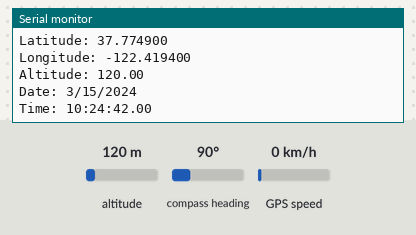
Bench run of a sketch on a simulated ESP32. On the bench: the last lines printed to the serial monitor. The test bench sets the inputs (shaded band); at power-on: altitude 120 m, compass heading 90°, GPS speed 0 km/h. The GPS gets a fix after 3 s at 37.7749, -122.4194 with 8 satellites; the modem accepts every AT command (registered, SIM ready, sends succeed) and sends nothing else.

Above: at 12.2 s.
12.3 s: altitude set to 20 m
At 13.31 s:
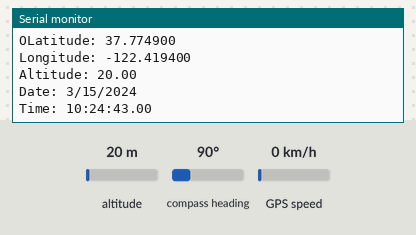
13.8 s: altitude set to 250 m
At 14.14 s:
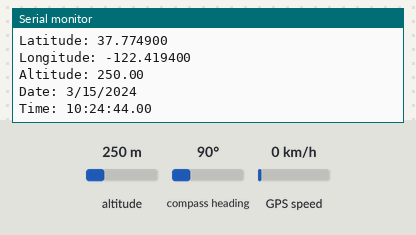
Timing chart, 0 to 16.8 s (numbered marks = the images above; inputs shaded):
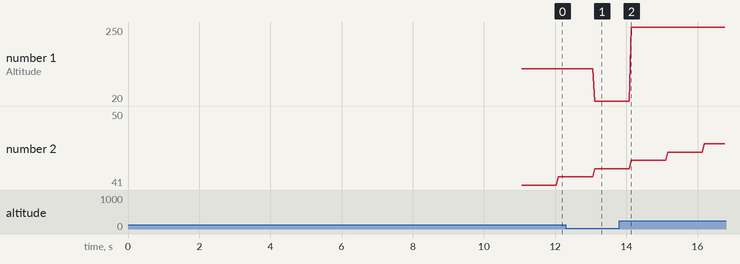

Measured:
- after the input at 12.3 s, the serial monitor: prints a new line after 0.81 s (image 1)
- after the input at 13.8 s, the serial monitor: prints a new line after 0.34 s (image 2)
- plotted number 1: 120 → 20 after the input at 12.3 s, 20 → 250 after the input at 13.8 s

The sketch:

gsm_gps_combined.ino
```cpp
#include <TinyGPS++.h>
#include <HardwareSerial.h>
#include "time.h"

// Create a TinyGPS++ object
TinyGPSPlus gps;
int GPSBaud = 115200;

String GOOGLE_SCRIPT_ID = "AKfycbynr9to217w9ZskeWa5WByCf9ZnYCA8S7_UZwAehWoOo6jo_JoSom7mf6rrfXRnEmqm";

// Create a hardware serial port
HardwareSerial A7670C(2);   // Use the appropriate UART port on ESP32 for communication
HardwareSerial gpsSerial(1); // Use UART1 (Serial1) on ESP32

const char* ntpServer = "pool.ntp.org";
const long gmtOffset_sec = 19800;
const int daylightOffset_sec = 0;


void setup()
{
 // pinMode(button1, INPUT_PULLUP);  // The button is normally HIGH, goes LOW when pressed
  A7670C.begin(115200, SERIAL_8N1, 16, 17);     // RX, TX pins on ESP32 (16, 17), 115200 baud
  Serial.begin(115200);
  delay(1000);

  gpsSerial.begin(GPSBaud, SERIAL_8N1, 1, 3);   // Start the GPS hardware serial port at the GPS's default baud
  Serial.begin(115200);    // Start the ESP32 hardware serial port at 9600 baud


  A7670C.write("AT+CCID");             // Send Ctrl+Z to indicate end of message
  delay(500);
  A7670C.write("AT+CREG?");             // Send Ctrl+Z to indicate end of message
  delay(500);
  A7670C.write("AT+CGATT=1");             // Send Ctrl+Z to indicate end of message
  delay(500);
  A7670C.write("AT+CGACT=1,1");             // Send Ctrl+Z to indicate end of message
  delay(500);
  A7670C.write("AT+CGDCONT=1,\"IP\",\"airtelgprs.com\"");             // Send Ctrl+Z to indicate end of message
  delay(8000);
}
void loop()
{
  SendHTTP();  //call gsm function

  if (A7670C.available())
  {   // Display communication from the module
    Serial.write(A7670C.read());
  }

  // This sketch displays information every time a new sentence is correctly encoded.
  while (gpsSerial.available() > 0)
    if (gps.encode(gpsSerial.read()))
      displayInfo();

  // If 5000 milliseconds pass and there are no characters coming in
  // over the serial port, show a "No GPS detected" error
  if (millis() > 5000 && gps.charsProcessed() < 10)
  {
    Serial.println("No GPS detected");
    while (true);
  }
}
void SendHTTP()
{
  String http_str = "AT+HTTPPARA=\"URL\",\"https://script.google.com/macros/s/"+GOOGLE_SCRIPT_ID+"/exec?"+"date=" + "0"+"\"\r\n";
  A7670C.print("AT+HTTPINIT\r\n");                   // Set the module to SMS mode
  delay(10);
  A7670C.print(http_str);   // Recipient's phone number (include country code)
  delay(10);
  A7670C.print("AT+HTTPACTION=0\r\n");   // Text to send
  delay(10);
  A7670C.write("AT+HTTPTERM\r\n");             // Send Ctrl+Z to indicate end of message
  delay(10);
}

void displayInfo()
{
  if (gps.location.isValid())
  {
    Serial.print("Latitude: ");
    Serial.println(gps.location.lat(), 6);
    Serial.print("Longitude: ");
    Serial.println(gps.location.lng(), 6);
    Serial.print("Altitude: ");
    Serial.println(gps.altitude.meters());
  }
  else
  {
    Serial.println("Location: Not Available");
  }

  Serial.print("Date: ");
  if (gps.date.isValid())
  {
    Serial.print(gps.date.month());
    Serial.print("/");
    Serial.print(gps.date.day());
    Serial.print("/");
    Serial.println(gps.date.year());
  }
  else
  {
    Serial.println("Not Available");
  }

  Serial.print("Time: ");
  if (gps.time.isValid())
  {
    if (gps.time.hour() < 10) Serial.print(F("0"));
    Serial.print(gps.time.hour());
    Serial.print(":");
    if (gps.time.minute() < 10) Serial.print(F("0"));
    Serial.print(gps.time.minute());
    Serial.print(":");
    if (gps.time.second() < 10) Serial.print(F("0"));
    Serial.print(gps.time.second());
    Serial.print(".");
    if (gps.time.centisecond() < 10) Serial.print(F("0"));
    Serial.println(gps.time.centisecond());
  }
  else
  {
    Serial.println("Not Available");
  }

  Serial.println();
  Serial.println();
  delay(1);
}
```
